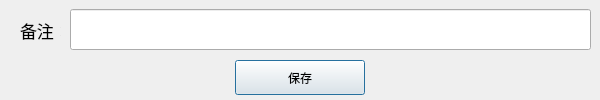
<?xml version="1.0" encoding="UTF-8"?>
<ui version="4.0">
 <class>notes</class>
 <widget class="QDialog" name="notes">
  <property name="geometry">
   <rect>
    <x>0</x>
    <y>0</y>
    <width>600</width>
    <height>100</height>
   </rect>
  </property>
  <property name="windowTitle">
   <string>备注</string>
  </property>
  <property name="windowIcon">
   <iconset resource="resources.qrc">
    <normaloff>:/erlogo.ico</normaloff>:/erlogo.ico</iconset>
  </property>
  <widget class="QPushButton" name="save">
   <property name="geometry">
    <rect>
     <x>235</x>
     <y>60</y>
     <width>130</width>
     <height>35</height>
    </rect>
   </property>
   <property name="text">
    <string>保存</string>
   </property>
  </widget>
  <widget class="QLineEdit" name="note">
   <property name="geometry">
    <rect>
     <x>70</x>
     <y>9</y>
     <width>521</width>
     <height>41</height>
    </rect>
   </property>
   <property name="font">
    <font>
     <pointsize>13</pointsize>
    </font>
   </property>
  </widget>
  <widget class="QLabel" name="label">
   <property name="geometry">
    <rect>
     <x>20</x>
     <y>10</y>
     <width>41</width>
     <height>40</height>
    </rect>
   </property>
   <property name="font">
    <font>
     <pointsize>13</pointsize>
    </font>
   </property>
   <property name="text">
    <string>备注：</string>
   </property>
  </widget>
 </widget>
 <resources>
  <include location="resources.qrc"/>
 </resources>
 <connections/>
</ui>
